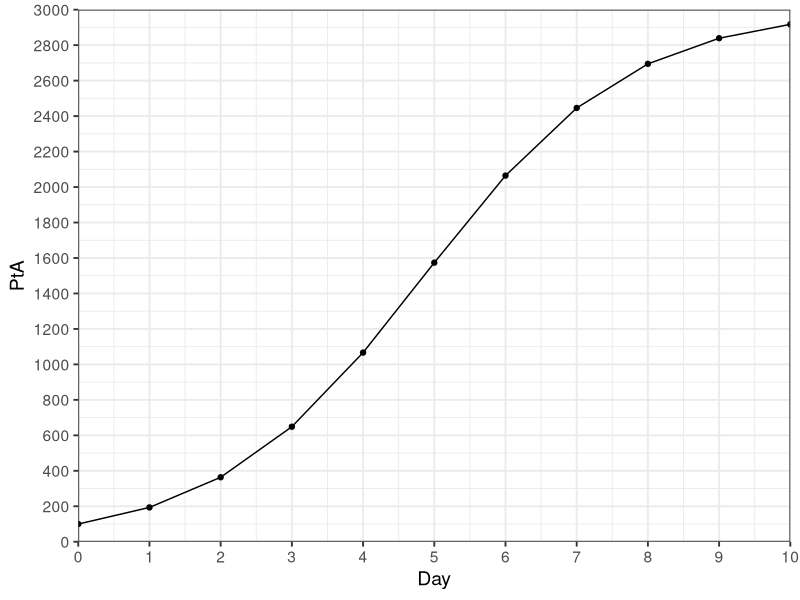
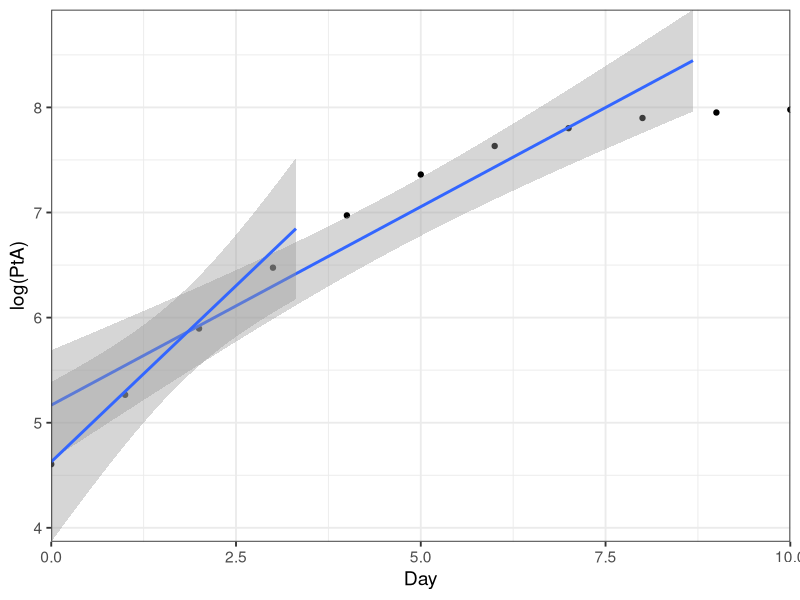
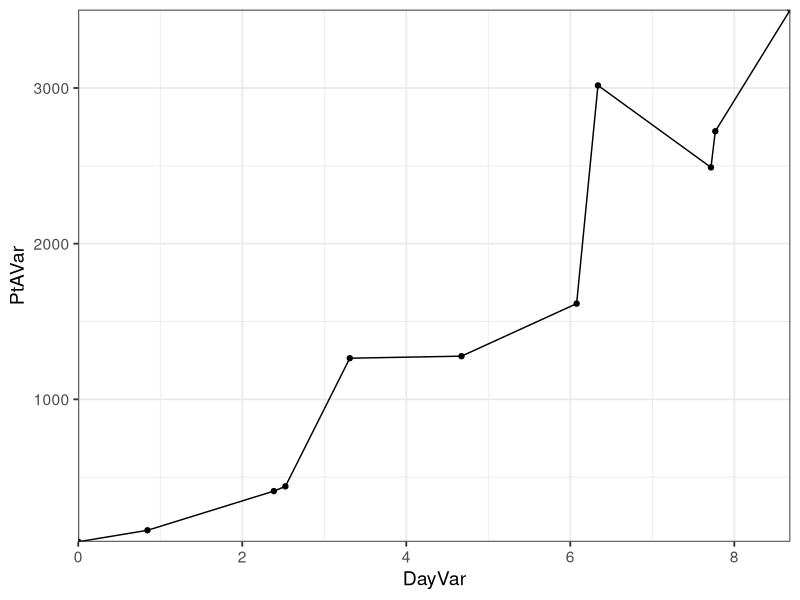
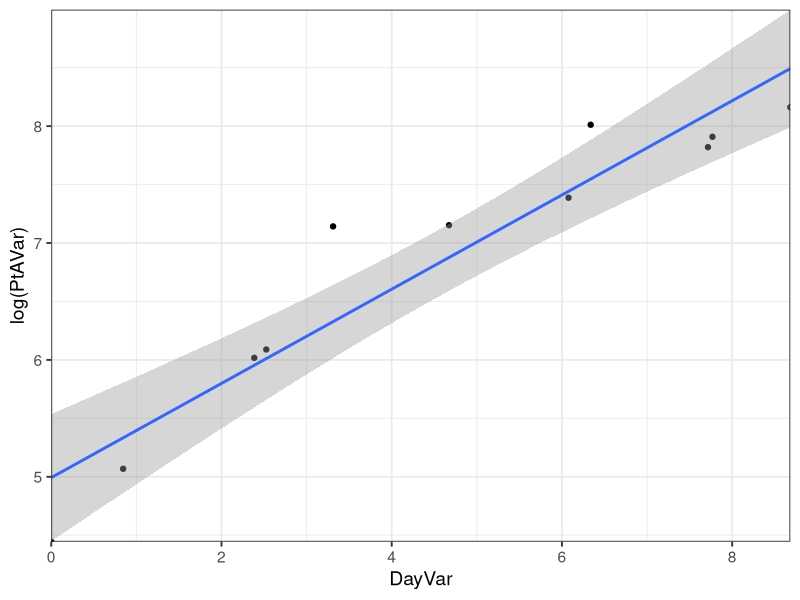
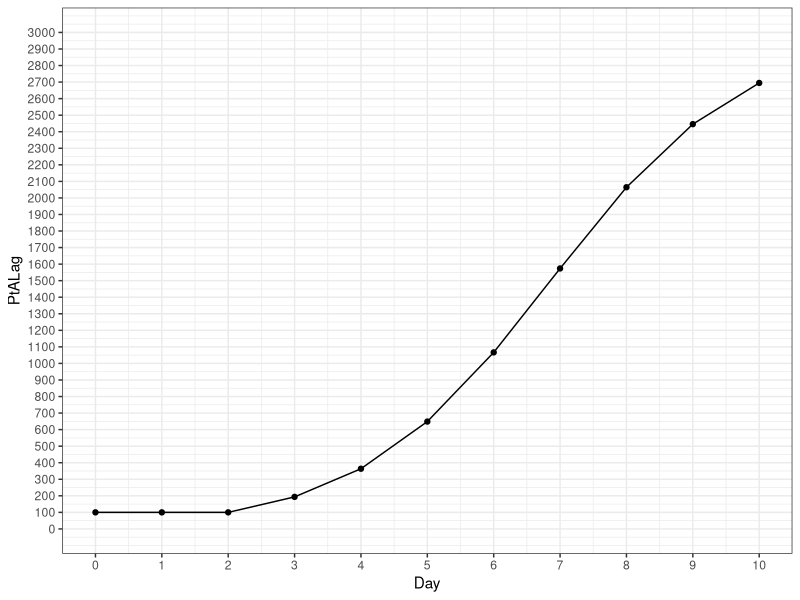
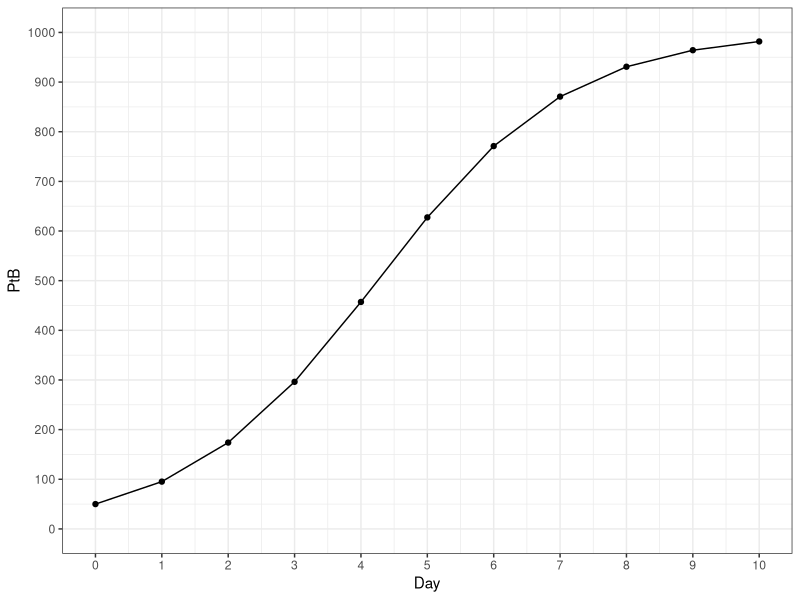
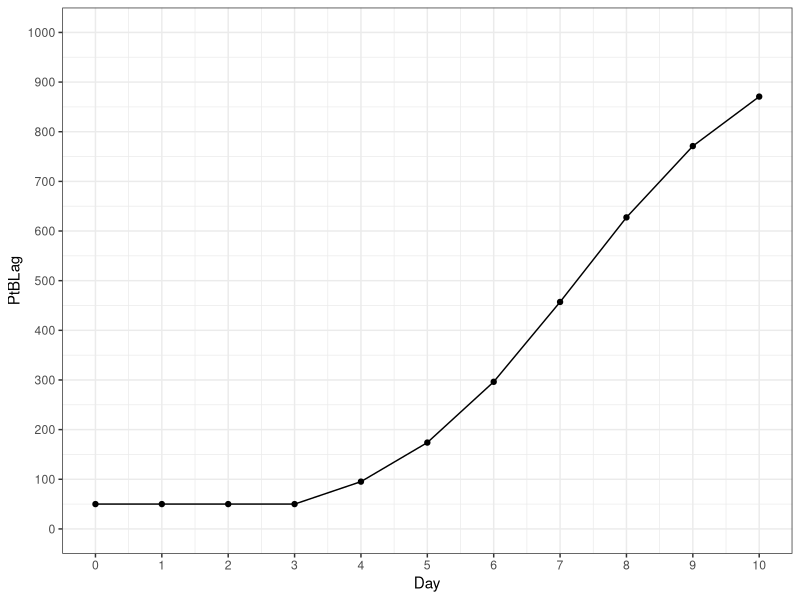
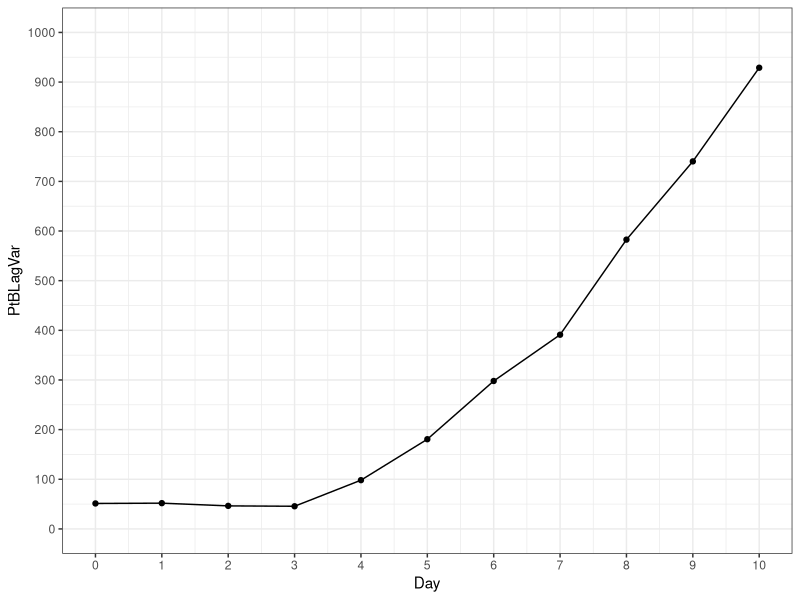

Recreate these plots in R, in order.
## ---- chunk 1
library(tidyverse)
## ---- chunk 2
PA0 <- 100
PAMax <- 3000
PAmu <- log(2)
PAlag <- 2

PB0 <- 50
PBMax <- 1000
PBmu <- log(2)
PBlag <- 3

GrowthData <- tibble(Day = c(0,1,2,3,4,5,6,7,8,9,10))

GrowthData <- GrowthData %>%
  mutate(PtA = (PAMax * (PA0*exp(Day*PAmu))) /(PAMax + (PA0 * (exp(PAmu * Day) - 1)))) %>%
  mutate(PtALag = if_else(Day < PAlag, PA0, (PAMax * (PA0*exp((Day-PAlag)*PAmu))) /(PAMax + (PA0 * (exp(PAmu * (Day-PAlag)) - 1))))) %>%
  mutate(PtB = (PBMax * (PB0*exp(Day*PBmu))) /(PBMax + (PB0 * (exp(PBmu * Day) - 1)))) %>%
  mutate(PtBLag = if_else(Day < PBlag, PB0, (PBMax * (PB0*exp((Day-PBlag)*PBmu))) /(PBMax + (PB0 * (exp(PBmu * (Day-PBlag)) - 1))))) |>
  mutate(DayVar = rnorm(n = length(Day), mean = Day, sd = Day *0.2),
    PtAVar = rnorm(n = length(PtA), mean = PtA, sd = PtA *0.2),
    PtBLagVar = rnorm(n = length(PtBLag), mean = PtBLag, sd = PtBLag *0.1))
## ---- chunk 3
GrowthData %>%
  ggplot() +
  geom_point(aes(x = Day, y = PtA)) +
  geom_line(aes(x = Day, y = PtA)) +
  scale_x_continuous(expand = c(0,0), limits = c(0,max(GrowthData$Day)), breaks = round(seq(0,10))) +
  scale_y_continuous(expand = c(0,0), limits = c(0,PAMax), breaks = seq(from=min(0),
              to=max(PAMax), by = 200)) + 
   theme_bw(base_size = 14)

ggsave(
  "PtAPlot.png",
  plot = last_plot(),
  path = file.path("Plots")
)

GrowthData %>%
  ggplot() +
  geom_point(aes(x = Day, y = log(PtA))) +
  geom_smooth(aes(x = DayVar, y = log(PtA)), method = "lm") +
  geom_smooth(data = subset(GrowthData, DayVar <= 4), aes(x = DayVar, y = log(PtA)), method = "lm") +
  scale_x_continuous(expand = c(0,0)) +
  scale_y_continuous(expand = c(0,0)) + 
  theme_bw(base_size = 14)

ggsave(
  "logPtAPlot.png",
  plot = last_plot(),
  path = file.path("Plots")
)

GrowthData %>%
  ggplot() +
  geom_point(aes(x = DayVar, y = PtAVar)) +
  geom_line(aes(x = DayVar, y = PtAVar)) +
  scale_x_continuous(expand = c(0,0)) +
  scale_y_continuous(expand = c(0,0)) + 
  theme_bw(base_size = 14)

ggsave(
  "PtAVarPlot.png",
  plot = last_plot(),
  path = file.path("Plots")
)

GrowthData %>%
  ggplot() +
  geom_point(aes(x = DayVar, y = log(PtAVar))) +
  geom_smooth(aes(x = DayVar, y = log(PtAVar)), method = "lm") +
  scale_x_continuous(expand = c(0,0)) +
  scale_y_continuous(expand = c(0,0)) + 
  theme_bw(base_size = 14)

ggsave(
  "logPtAVarPlot.png",
  plot = last_plot(),
  path = file.path("Plots")
)
## ---- chunk 4
GrowthData %>%
  ggplot() +
  geom_point(aes(x = Day, y = PtALag)) +
  geom_line(aes(x = Day, y = PtALag)) +
  scale_x_continuous(limits = c(0,max(GrowthData$Day)), breaks = round(seq(0,10))) +
  scale_y_continuous(limits = c(0,PAMax), breaks = seq(from=min(0),
              to=max(PAMax), by = 100)) + 
  theme_bw()

## ---- chunk 5
GrowthData %>%
  ggplot() +
  geom_point(aes(x = Day, y = PtB)) +
  geom_line(aes(x = Day, y = PtB)) +
  scale_x_continuous(limits = c(0,max(GrowthData$Day)), breaks = round(seq(0,10))) +
  scale_y_continuous(limits = c(0,PBMax), breaks = seq(from=min(0),
              to=max(PBMax), by = 100)) + 
  theme_bw()

## ---- chunk 6
GrowthData %>%
  ggplot() +
  geom_point(aes(x = Day, y = PtBLag)) +
  geom_line(aes(x = Day, y = PtBLag)) +
  scale_x_continuous(limits = c(0,max(GrowthData$Day)), breaks = round(seq(0,10))) +
  scale_y_continuous(limits = c(0,PBMax), breaks = seq(from=min(0),
              to=max(PBMax), by = 100)) + 
  theme_bw()

## ---- chunk 7
GrowthData %>%
  ggplot() +
  geom_point(aes(x = Day, y = PtBLagVar)) +
  geom_line(aes(x = Day, y = PtBLagVar)) +
  scale_x_continuous(limits = c(0,max(GrowthData$Day)), breaks = round(seq(0,10))) +
  scale_y_continuous(limits = c(0,PBMax), breaks = seq(from=min(0),
              to=max(PBMax), by = 100)) + 
  theme_bw()

ggsave(
  "PtBLagVarPlot.png",
  plot = last_plot(),
  path = file.path("Plots")
)

## ---- chunk 8
GrowthData %>%
  ggplot() +
  geom_point(aes(x = Day, y = log(PtBLagVar))) +
  geom_line(aes(x = Day, y = log(PtBLagVar))) +
  scale_x_continuous(limits = c(0,max(GrowthData$Day)), breaks = round(seq(0,10))) +
  #scale_y_continuous(limits = c(0,PBMax), breaks = seq(from=min(0),
             # to=max(PBMax), by = 100)) + 
  theme_bw()


ggsave(
  "logPtBVarPlot.png",
  plot = last_plot(),
  path = file.path("Plots")
)
